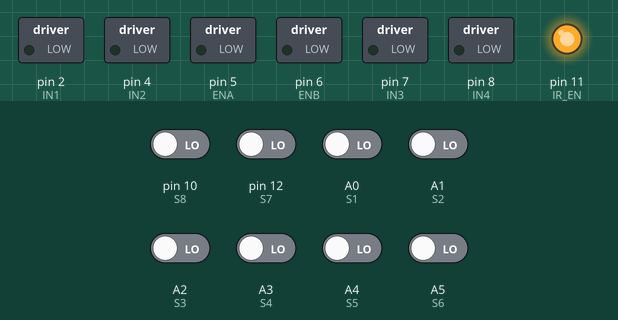
A sketch run on a simulated Arduino Uno, built with avr-gcc and run on an emulated ATmega328P. Parts: switched loads named in the sketch (green lamp = pin HIGH), output pins drawn as LEDs (lit = HIGH). The inputs (shaded band) are chosen by the test bench; at power-on: A0 (S1), A1 (S2), A2 (S3), A3 (S4), A4 (S5), A5 (S6), pin 10 (S8), pin 12 (S7) LOW. What the sketch prints to the serial monitor is not drawn.

Above: at 4.2 s.
4.3 s: pin 10 (S8) driven HIGH
At 5.2 s:
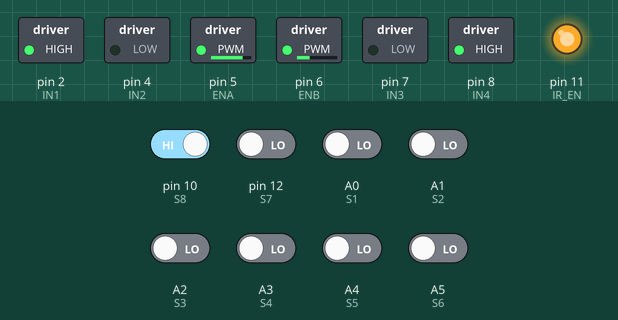
5.8 s: pin 12 (S7) driven HIGH
At 6.2 s:
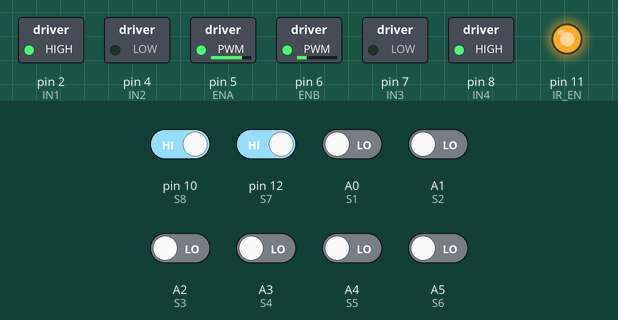
7.3 s: A0 (S1) driven HIGH
At 7.6 s:
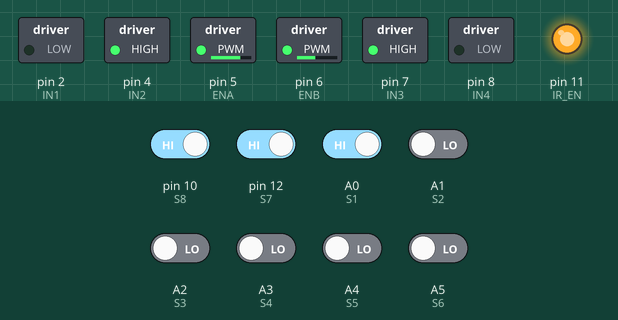
8.8 s: A1 (S2) driven HIGH
At 9.8 s:
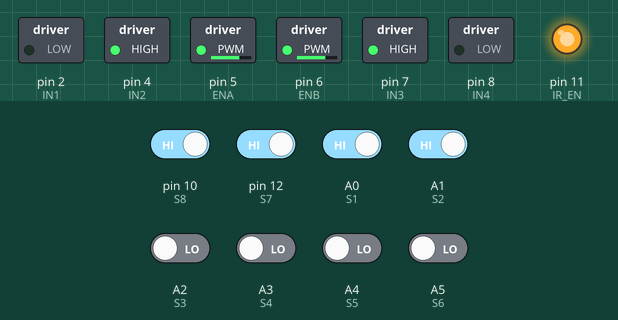
10.3 s: A2 (S3) driven HIGH
At 11.2 s:
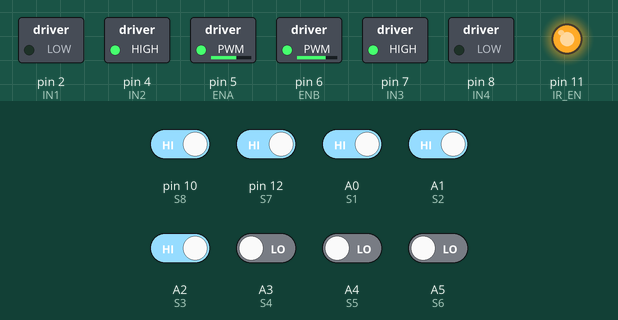
11.8 s: A3 (S4) driven HIGH
At 12.2 s:
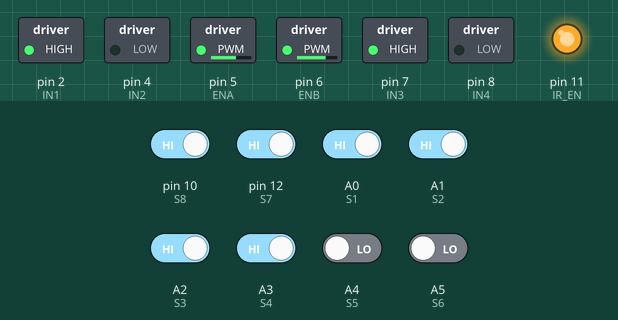
Timing chart, 0 to 14.3 s (numbered marks = the images above; inputs shaded):
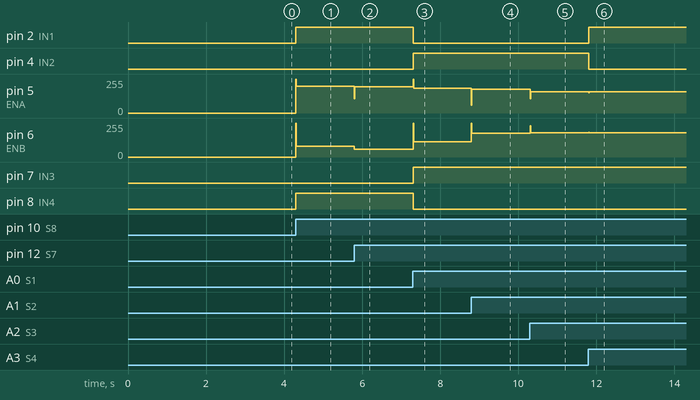

Measured:
- after the input at 4.3 s, pin 2 (IN1), pin 8 (IN4): LOW → HIGH at once; pin 5 (ENA): 0/255 → 200/255 at once; pin 6 (ENB): 0/255 → 80/255 at once
- after the input at 5.8 s, pin 5 (ENA): 200/255 → 197/255 at once; pin 6 (ENB): 80/255 → 60/255 at once
- after the input at 7.3 s, pin 2 (IN1), pin 8 (IN4): HIGH → LOW at once; pin 4 (IN2), pin 7 (IN3): LOW → HIGH at once; pin 5 (ENA): 197/255 → 185/255 at once; pin 6 (ENB): 60/255 → 115/255 at once
- after the input at 8.8 s, pin 5 (ENA): 185/255 → 180/255 at once; pin 6 (ENB): 115/255 → 180/255 at once
- after the input at 10.3 s, pin 5 (ENA): 180/255 → 160/255 at once; pin 6 (ENB): 180/255 → 181/255 at once
- after the input at 11.8 s, pin 2 (IN1): LOW → HIGH at once; pin 4 (IN2): HIGH → LOW at once; pin 5 (ENA): 160/255 → 158/255 at once; pin 6 (ENB): 181/255 → 187/255 at once, → 181/255 0.01 s later

The sketch:

Line-Follower.ino
```cpp
// --- IR SENSOR PINS (S8 fixed on Pin 10) ---
const int S1 = A0;  // Far Left
const int S2 = A1;
const int S3 = A2;
const int S4 = A3;  // Center Left
const int S5 = A4;  // Center Right
const int S6 = A5;
const int S7 = 12;
const int S8 = 10;  // Far Right (Moved off Pin 13)
const int IR_EN = 11;

// --- L298N MOTOR DRIVER PINS (Hardware PWM) ---
const int IN1 = 2;   // Left Motor Dir 1
const int IN2 = 4;   // Left Motor Dir 2
const int ENA = 5;   // Left Motor Speed
const int IN3 = 7;   // Right Motor Dir 1
const int IN4 = 8;   // Right Motor Dir 2
const int ENB = 6;   // Right Motor Speed

// --- HIGH-SPEED PID TUNING PARAMETERS ---
float Kp = 35.0;   // Boosted for sharper steering
float Ki = 0.0;
float Kd = 180.0;  // Boosted for aggressive braking on curves

float error = 0;
float lastError = 0;
float integral = 0;
float derivative = 0;

// --- SPEED SETTINGS ---
int MAX_SPEED = 180;         // Cranked up base speed
const int SEARCH_SPEED = 75; // Slower speed when completely lost hunting for the line

unsigned long lastPIDTime = 0;
const unsigned long PID_INTERVAL = 10; // 100Hz loop

char lastTurn = 'F';

void setup() {
  Serial.begin(9600);

  pinMode(S1, INPUT); pinMode(S2, INPUT); pinMode(S3, INPUT); pinMode(S4, INPUT);
  pinMode(S5, INPUT); pinMode(S6, INPUT); pinMode(S7, INPUT); pinMode(S8, INPUT);

  pinMode(IR_EN, OUTPUT);
  digitalWrite(IR_EN, HIGH);

  pinMode(IN1, OUTPUT); pinMode(IN2, OUTPUT); pinMode(ENA, OUTPUT);
  pinMode(IN3, OUTPUT); pinMode(IN4, OUTPUT); pinMode(ENB, OUTPUT);

  stopMotors();
  Serial.println("Line Follower Starting in 3 Seconds...");
  delay(3000);
}

void loop() {
  unsigned long now = millis();

  if (now - lastPIDTime >= PID_INTERVAL) {
    lastPIDTime = now;

    int v1 = digitalRead(S1); int v2 = digitalRead(S2);
    int v3 = digitalRead(S3); int v4 = digitalRead(S4);
    int v5 = digitalRead(S5); int v6 = digitalRead(S6);
    int v7 = digitalRead(S7); int v8 = digitalRead(S8);

    float sum = 0;
    int activeSensors = 0;

    if (v1 == 1) { sum += -4.0; activeSensors++; }
    if (v2 == 1) { sum += -3.0; activeSensors++; }
    if (v3 == 1) { sum += -1.5; activeSensors++; }
    if (v4 == 1) { sum += -0.5; activeSensors++; }
    if (v5 == 1) { sum += 0.5;  activeSensors++; }
    if (v6 == 1) { sum += 1.5;  activeSensors++; }
    if (v7 == 1) { sum += 3.0;  activeSensors++; }
    if (v8 == 1) { sum += 4.0;  activeSensors++; }

    if (activeSensors > 0) {
      error = sum / activeSensors;
    } else {
      error = 0;
    }

    integral += error;
    integral = constrain(integral, -100, 100);
    derivative = error - lastError;
    float correction = (Kp * error) + (Ki * integral) + (Kd * derivative);
    lastError = error;

    // --- AGGRESSIVE AUTO SPEED REGULATION ---
    // Multiplied by 30 so the bot heavily slams the brakes on corners
    int baseSpeed = MAX_SPEED - (abs(error) * 30);
    if (baseSpeed < 45) baseSpeed = 45; // Minimum stall threshold

    int leftSpeed = baseSpeed + correction;
    int rightSpeed = baseSpeed - correction;

    // --- DECISION LOGIC ---
    if (v4 == 1 || v5 == 1) {
      driveForward(leftSpeed, rightSpeed);
      lastTurn = 'F';
    }
    else if (v1 == 1 || v2 == 1 || v3 == 1) {
      spinLeft(leftSpeed, rightSpeed);
      lastTurn = 'L';
    }
    else if (v6 == 1 || v7 == 1 || v8 == 1) {
      spinRight(leftSpeed, rightSpeed);
      lastTurn = 'R';
    }
    else {
      // Memory state: lost the line, use last known direction to find it
      if (lastTurn == 'L') {
        spinLeft(-30, SEARCH_SPEED);
      } else if (lastTurn == 'R') {
        spinRight(SEARCH_SPEED, -30);
      } else {
        stopMotors();
      }
    }
  }
}

// --- NATIVE HARDWARE PWM MOVEMENT FUNCTIONS ---

void driveForward(int leftSpeed, int rightSpeed) {
  digitalWrite(IN1, HIGH); digitalWrite(IN2, LOW);
  analogWrite(ENA, constrain(leftSpeed, 0, 255));
  digitalWrite(IN3, HIGH); digitalWrite(IN4, LOW);
  analogWrite(ENB, constrain(rightSpeed, 0, 255));
}

void spinLeft(int leftSpeed, int rightSpeed) {
  digitalWrite(IN1, LOW); digitalWrite(IN2, HIGH);
  analogWrite(ENA, constrain(abs(leftSpeed), 60, 255));
  digitalWrite(IN3, HIGH); digitalWrite(IN4, LOW);
  analogWrite(ENB, constrain(rightSpeed, 0, 255));
}

void spinRight(int leftSpeed, int rightSpeed) {
  digitalWrite(IN1, HIGH); digitalWrite(IN2, LOW);
  analogWrite(ENA, constrain(leftSpeed, 0, 255));
  digitalWrite(IN3, LOW); digitalWrite(IN4, HIGH);
  analogWrite(ENB, constrain(abs(rightSpeed), 60, 255));
}

void stopMotors() {
  analogWrite(ENA, 0); analogWrite(ENB, 0);
}
```
